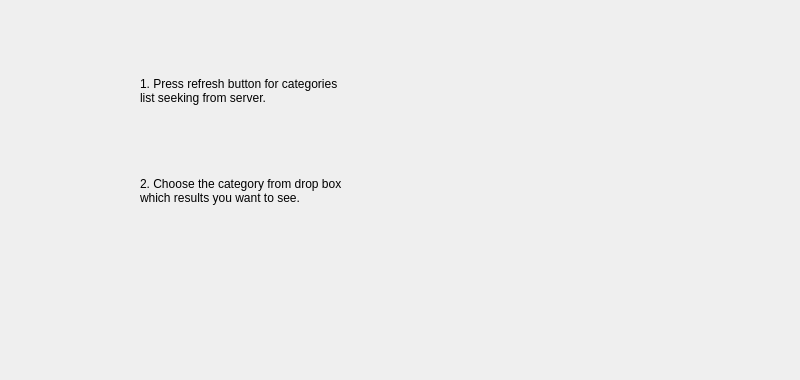
<?xml version="1.0" encoding="UTF-8"?>
<ui version="4.0">
 <class>HelpResultsDialog</class>
 <widget class="QDialog" name="HelpResultsDialog">
  <property name="geometry">
   <rect>
    <x>0</x>
    <y>0</y>
    <width>800</width>
    <height>380</height>
   </rect>
  </property>
  <property name="windowTitle">
   <string>Dialog</string>
  </property>
  <widget class="QLabel" name="labelRefreshPic">
   <property name="geometry">
    <rect>
     <x>630</x>
     <y>50</y>
     <width>81</width>
     <height>71</height>
    </rect>
   </property>
   <property name="text">
    <string/>
   </property>
   <property name="pixmap">
    <pixmap resource="graphics.qrc">:/new/prefix1/Graphics/trophy_gold_refresh.png</pixmap>
   </property>
   <property name="scaledContents">
    <bool>true</bool>
   </property>
  </widget>
  <widget class="QLabel" name="labelInfo">
   <property name="geometry">
    <rect>
     <x>140</x>
     <y>50</y>
     <width>401</width>
     <height>81</height>
    </rect>
   </property>
   <property name="text">
    <string>1. Press refresh button for categories 
list seeking from server.</string>
   </property>
  </widget>
  <widget class="QLabel" name="labelInfo2">
   <property name="geometry">
    <rect>
     <x>140</x>
     <y>150</y>
     <width>401</width>
     <height>81</height>
    </rect>
   </property>
   <property name="text">
    <string>2. Choose the category from drop box
which results you want to see.</string>
   </property>
   <property name="textFormat">
    <enum>Qt::AutoText</enum>
   </property>
  </widget>
 </widget>
 <resources>
  <include location="graphics.qrc"/>
 </resources>
 <connections/>
</ui>
